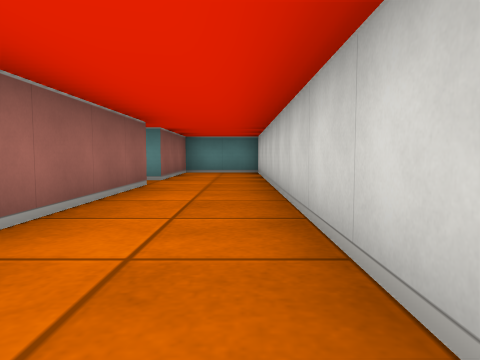
view 1 (above)

16 first-person views from a walk through a cub3D ray-caster map. The camera is about half as high as the walls, tilts 4° down and sees 70° across. The floor is counted in squares. Each view is taken from the middle of a square. On the plan, view 1 faces up. The plan holds only what a view shows up to about 9 squares ahead; the rest is blank.

view 2
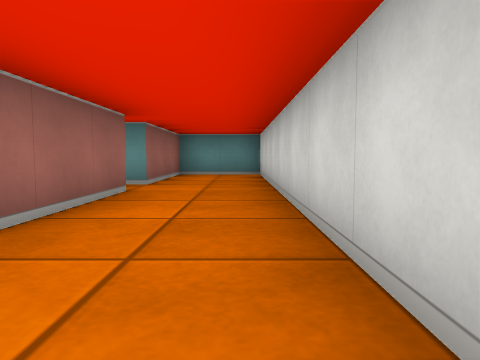

view 3
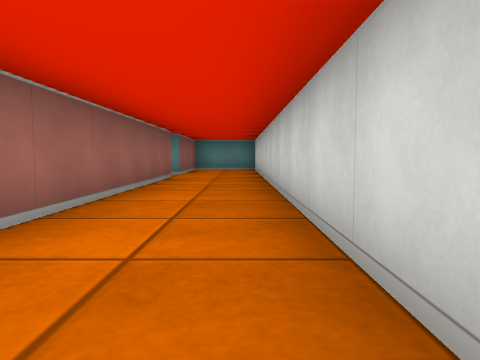

view 4
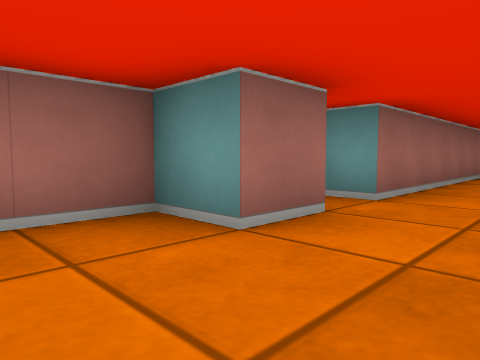

view 5
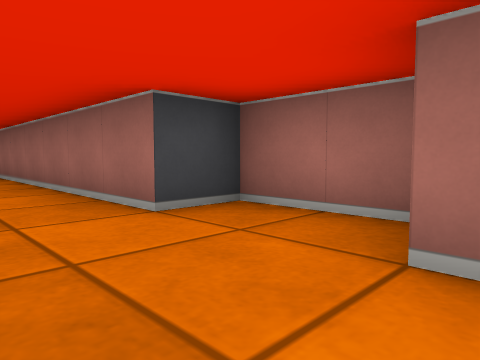

view 6
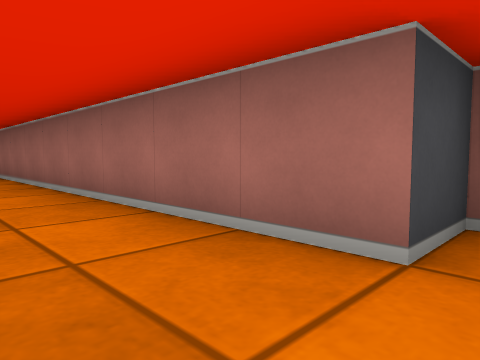

view 7
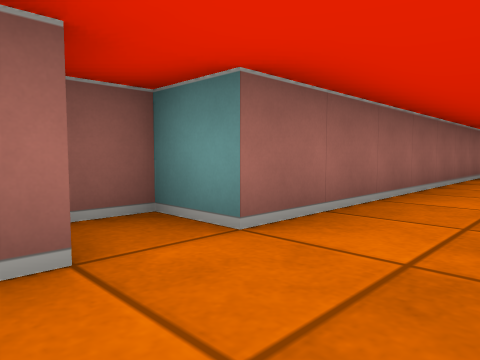

view 8
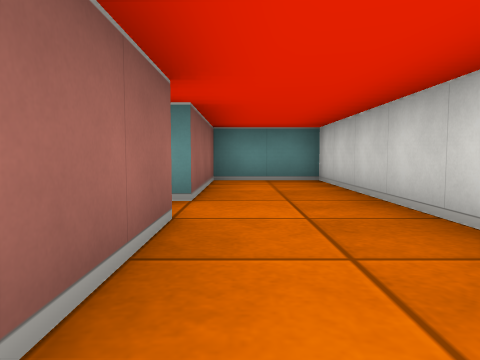

view 9
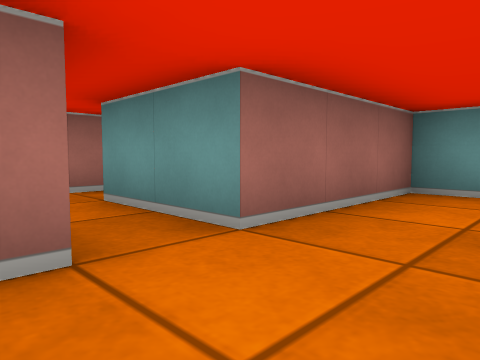

view 10
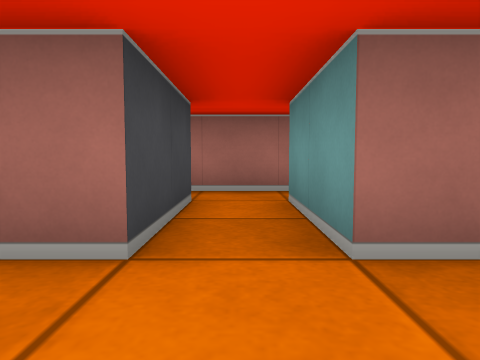

view 11
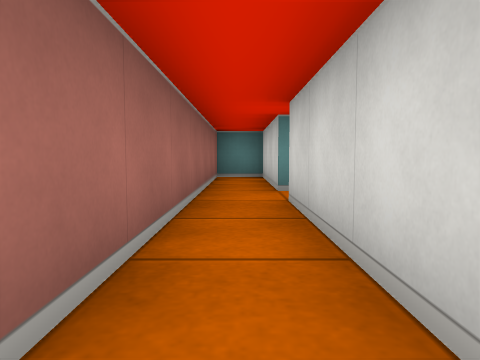

view 12
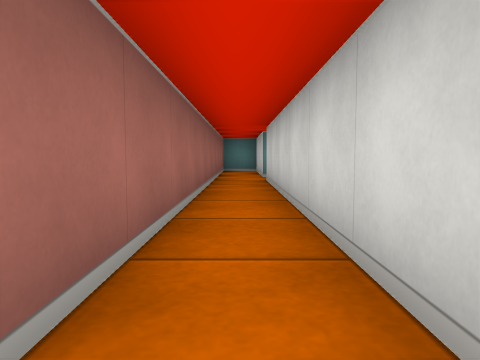

view 13
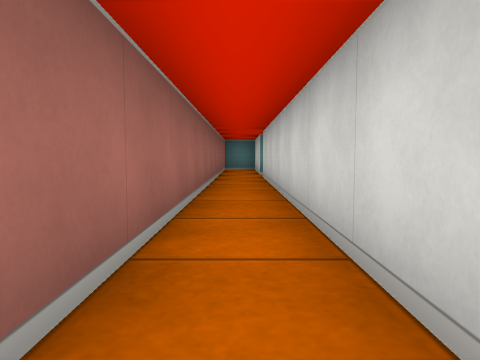

view 14
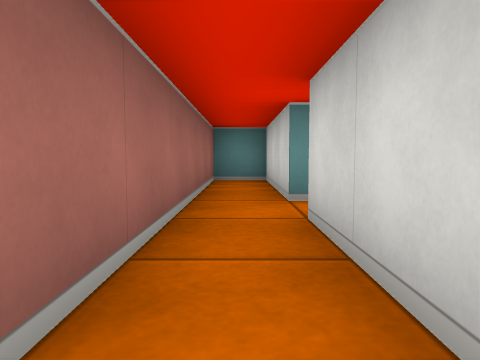

view 15
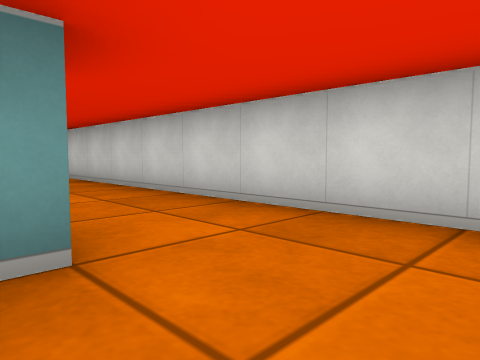

view 16
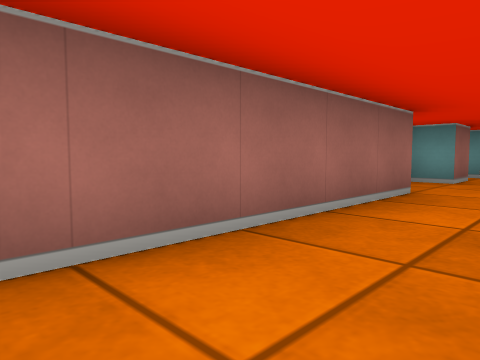

### Floor plan
Points are (right, up) in squares from view 1. A wall is a line through its corners. A room is listed if a view was taken in it or the views show most of it. See-through windows are left out.
Room 1 (views 1, 2, 3, 4, 5, 6, 7, 8, 9, 10, 15, 16)
walls: (0.5, -5.6) (0.5, 9.5) (-1.5, 9.5) (-1.5, 6.5) (-3.5, 6.5); (-1.5, -3.4) (-1.5, -4.5) (-2.5, -4.5) (-2.5, -6.5) (-1.5, -6.5) (-1.5, -14.6); (-3.5, 5.5) (-1.5, 5.5) (-1.5, -2.5) (-2.5, -2.5) (-2.5, -3.2)
ways out: opening at (-2.5, 6) to room 2
Room 2 (views 11, 12, 13, 14)
walls: (-3.5, -1.4) (-3.5, 5.5); (-3.5, 6.5) (-3.5, 9.5) (-4.5, 9.5) (-4.5, -1.4)
ways out: opening at (-2.5, 6) to room 1

Where each view was taken, in squares from view 1:
view 1: 0 up, 0 right, facing up
view 2: 1 up, 0 right, facing up
view 3: 2 down, 0 right, facing up
view 4: 6 down, 0 right, facing up-left
view 5: 4 down, 0 right, facing down-left
view 6: 6 down, 0 right, facing down-left
view 7: 4 down, 0 right, facing up-left
view 8: 3 up, 1 left, facing up
view 9: 5 up, 0 right, facing up-left
view 10: 6 up, 0 right, facing left
view 11: 2 up, 4 left, facing up
view 12: 1 down, 4 left, facing up
view 13: 2 down, 4 left, facing up
view 14: 3 up, 4 left, facing up
view 15: 6 down, 2 left, facing up-right
view 16: 11 down, 0 right, facing up-left
